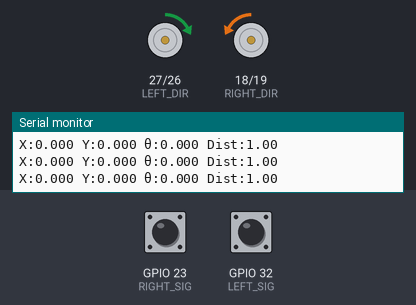
A sketch run on a simulated ESP32. On the bench: direction and speed pins drawn as motors (green arrow = direction pin HIGH = forward, orange = LOW = backward, longer = more drive), the last lines printed to the serial monitor. The test bench sets the inputs (shaded band); at power-on: GPIO 23 (RIGHT_SIG) HIGH, GPIO 32 (LEFT_SIG) HIGH.

Above: at 3.2 s.
3.3 s: GPIO 23 (RIGHT_SIG) pulled LOW for 0.15 s
6.3 s: GPIO 32 (LEFT_SIG) pulled LOW for 0.15 s
9.3 s: GPIO 23 (RIGHT_SIG) pulled LOW for 1 s
12.3 s: GPIO 32 (LEFT_SIG) pulled LOW for 1 s
At 25.05 s:
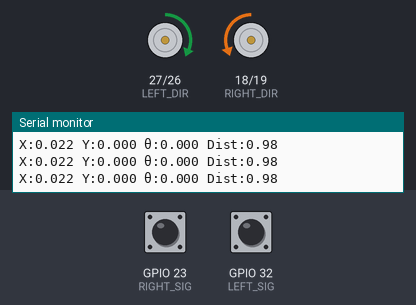
Timing chart, 0 to 26.3 s (numbered marks = the images above; inputs shaded):
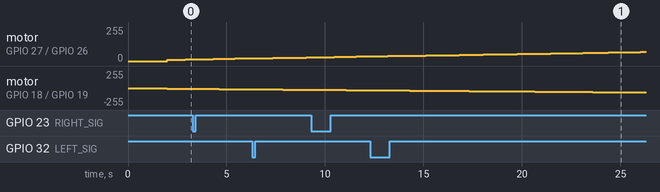

The sketch:

g2g_vel_planning_pid.ino
```cpp
#include <Arduino.h>
#include <math.h>

#define RIGHT_PWM 19
#define RIGHT_DIR 18
#define RIGHT_SIG 23

#define LEFT_PWM 26
#define LEFT_DIR 27
#define LEFT_SIG 32

#define PWM_FREQ 1000
#define PWM_RES 8

#define RIGHT_CH 0
#define LEFT_CH  1

volatile long right_pulse_count = 0;
volatile long left_pulse_count  = 0;

float x = 0;
float y = 0;
float theta = 0;

float goal_x = 1.0;
float goal_y = 0.0;
float goal_threshold = 0.10;

const float WHEEL_RADIUS = 0.16;
const float WHEEL_BASE   = 0.52;
const float PULSES_PER_REV = 90.0;

const float MAX_PWM = 80;
const float MAX_DECEL = 1.2;

float Kp_v = 0.8;
float Ki_v = 0.02;
float Kd_v = 0.0;

float Kp_h = 40;
float Ki_h = 0.0;
float Kd_h = 2.0;

float err_r = 0, err_l = 0;
float integral_r = 0, integral_l = 0;
float prev_err_r = 0, prev_err_l = 0;

float heading_integral = 0;
float prev_heading_err = 0;

unsigned long last_time = 0;

void IRAM_ATTR rightISR()
{
    static uint32_t last = 0;
    uint32_t now = micros();

    if (now - last > 200)
    {
        right_pulse_count++;
        last = now;
    }
}

void IRAM_ATTR leftISR()
{
    static uint32_t last = 0;
    uint32_t now = micros();

    if (now - last > 200)
    {
        left_pulse_count++;
        last = now;
    }
}

void forward(int left, int right)
{
    digitalWrite(RIGHT_DIR, LOW);
    digitalWrite(LEFT_DIR, HIGH);

    ledcWrite(RIGHT_CH, right);
    ledcWrite(LEFT_CH, left);
}

void stopMotors()
{
    ledcWrite(RIGHT_CH, 0);
    ledcWrite(LEFT_CH, 0);
}

void setup()
{
    Serial.begin(115200);

    pinMode(RIGHT_DIR, OUTPUT);
    pinMode(LEFT_DIR, OUTPUT);

    pinMode(RIGHT_SIG, INPUT_PULLUP);
    pinMode(LEFT_SIG, INPUT_PULLUP);

    ledcSetup(RIGHT_CH, PWM_FREQ, PWM_RES);
    ledcSetup(LEFT_CH, PWM_FREQ, PWM_RES);

    ledcAttachPin(RIGHT_PWM, RIGHT_CH);
    ledcAttachPin(LEFT_PWM, LEFT_CH);

    attachInterrupt(digitalPinToInterrupt(RIGHT_SIG), rightISR, RISING);
    attachInterrupt(digitalPinToInterrupt(LEFT_SIG), leftISR, RISING);

    last_time = millis();

    delay(2000);
}

void loop()
{

    float dx = goal_x - x;
    float dy = goal_y - y;

    float distance = sqrt(dx * dx + dy * dy);

    if (distance < goal_threshold)
    {
        stopMotors();
        Serial.println("ARRIVED");
        delay(200);
        return;
    }

    float target_angle = atan2(dy, dx);

    float heading_error = target_angle - theta;

    while (heading_error > PI) heading_error -= 2 * PI;
    while (heading_error < -PI) heading_error += 2 * PI;

    heading_integral += heading_error;
    float heading_derivative = heading_error - prev_heading_err;

    float heading_output =
        Kp_h * heading_error +
        Ki_h * heading_integral +
        Kd_h * heading_derivative;

    prev_heading_err = heading_error;

    float v = sqrt(2 * MAX_DECEL * distance);

    if (v > MAX_PWM) v = MAX_PWM;
    if (v < 12) v = 12;

    float base_speed = v;

    float target_left  = base_speed - heading_output;
    float target_right = base_speed + heading_output;

    if (millis() - last_time >= 100)
    {
        noInterrupts();

        long rc = right_pulse_count;
        long lc = left_pulse_count;

        right_pulse_count = 0;
        left_pulse_count = 0;

        interrupts();

        float right_speed = (rc * 60.0) / PULSES_PER_REV;
        float left_speed  = (lc * 60.0) / PULSES_PER_REV;

        err_l = target_left - left_speed;
        integral_l += err_l;
        float d_l = err_l - prev_err_l;

        float out_l = Kp_v * err_l + Ki_v * integral_l + Kd_v * d_l;
        prev_err_l = err_l;

        err_r = target_right - right_speed;
        integral_r += err_r;
        float d_r = err_r - prev_err_r;

        float out_r = Kp_v * err_r + Ki_v * integral_r + Kd_v * d_r;
        prev_err_r = err_r;

        int pwm_l = constrain(out_l, 0, MAX_PWM);
        int pwm_r = constrain(out_r, 0, MAX_PWM);

        forward(pwm_l, pwm_r);

        float right_dist = (2 * PI * WHEEL_RADIUS) * (rc / PULSES_PER_REV);
        float left_dist  = (2 * PI * WHEEL_RADIUS) * (lc / PULSES_PER_REV);

        float d_center = (right_dist + left_dist) / 2.0;
        float d_theta  = (right_dist - left_dist) / WHEEL_BASE;

        theta += d_theta;
        x += d_center * cos(theta);
        y += d_center * sin(theta);

        Serial.print("X:");
        Serial.print(x, 3);

        Serial.print(" Y:");
        Serial.print(y, 3);

        Serial.print(" θ:");
        Serial.print(theta, 3);

        Serial.print(" Dist:");
        Serial.println(distance);

        last_time = millis();
    }

    delay(10);
}
```
